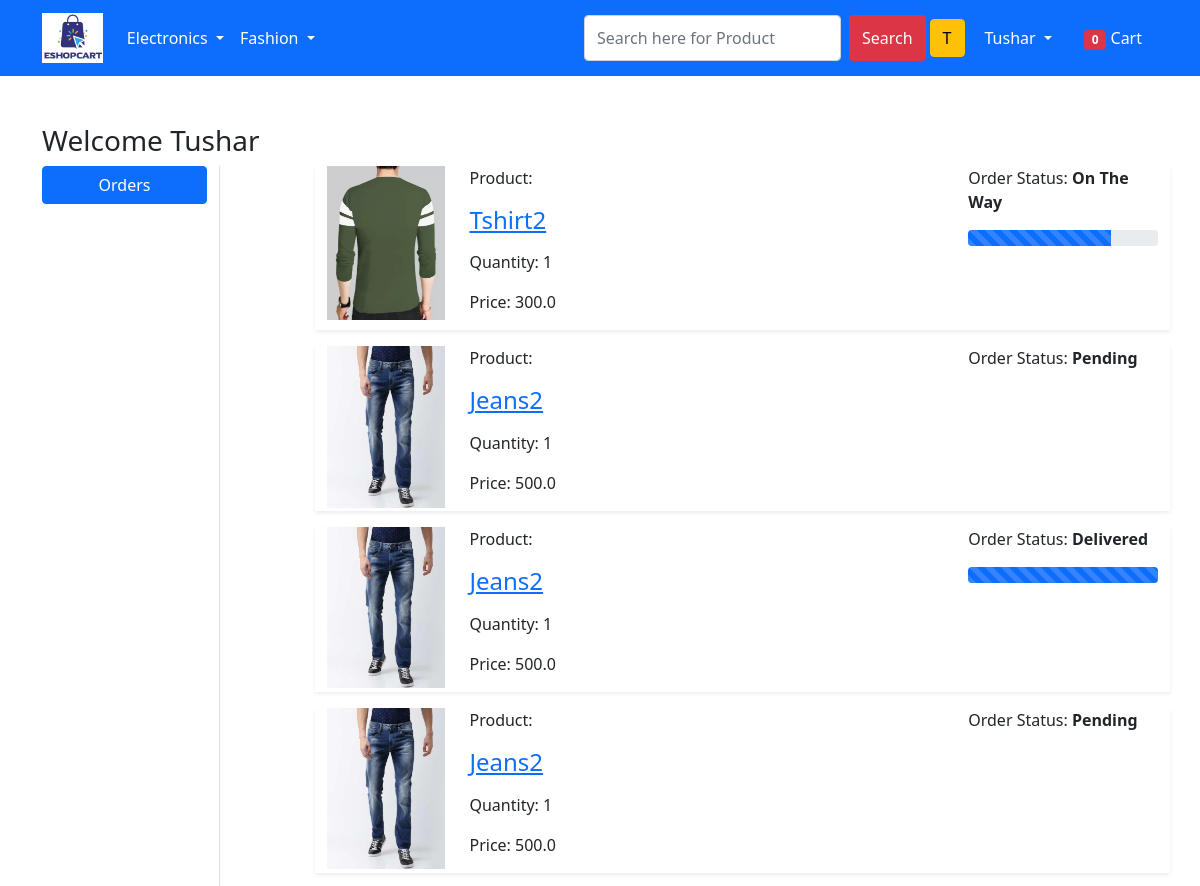
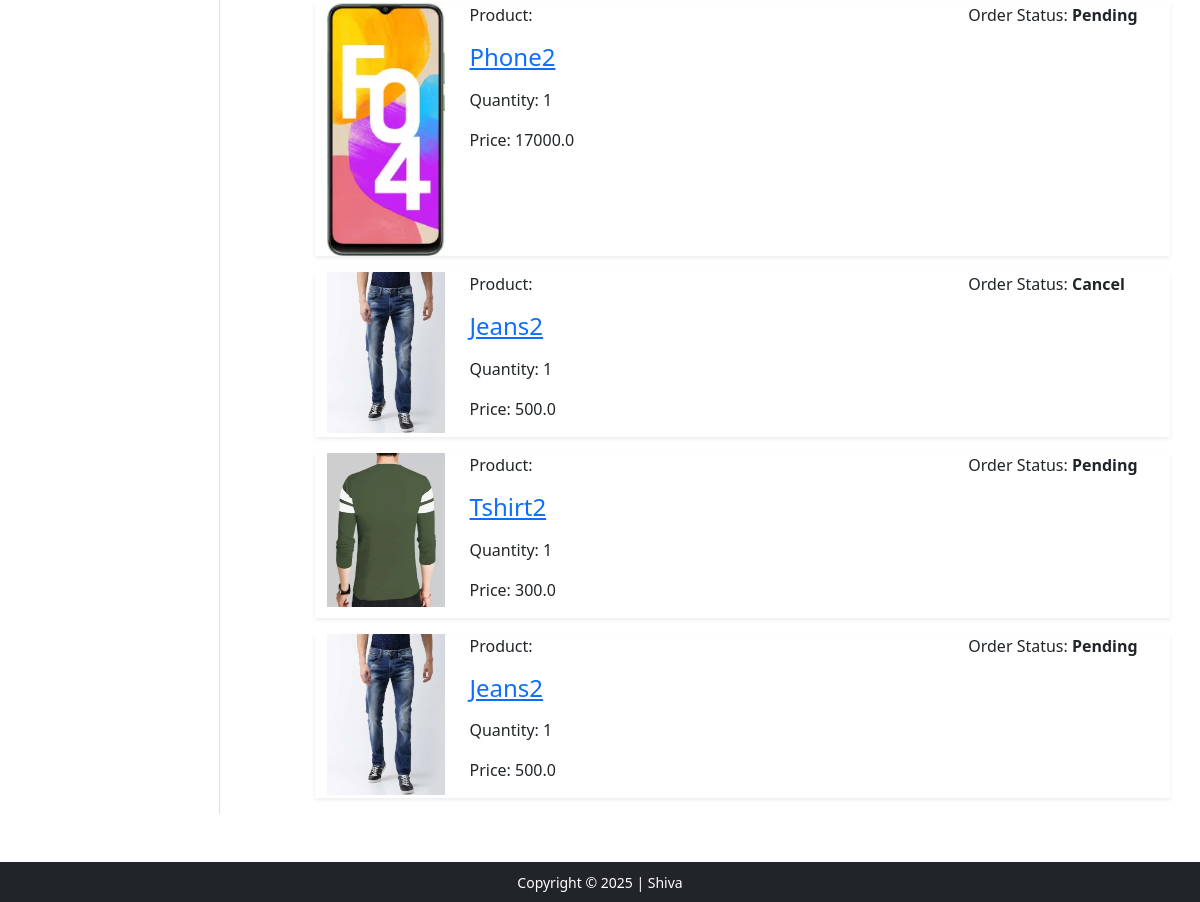
The page /orders/ (signed in) on the database its author committed (2 pictures, top to bottom).
### app/models.py (models this page shows, shortened)
class OrderPlaced(models.Model):
    user=models.ForeignKey(User, on_delete=models.CASCADE)
    customer=models.ForeignKey(Customer, on_delete=models.CASCADE)
    product=models.ForeignKey(Product, on_delete=models.CASCADE)
    quantity=models.PositiveBigIntegerField(default=1)
    ordered_date=models.DateField(auto_now_add=True)
    status=models.CharField(max_length=54,choices=STATUS_CHOICES,default='Pending')
    @property
    def total_cost(self):
        return self.quantity * self.product.discounted_price

class Product(models.Model):
    title=models.CharField(max_length=256)
    selling_price=models.FloatField()
    discounted_price=models.FloatField()
    description=models.TextField(max_length=1000)
    brand=models.CharField(max_length=50)
    category=models.CharField(max_length=2,choices=CATEGORY_CHOICES)
    product_image=models.ImageField(upload_to='productsimg')

### app/views.py (the view)
# urls.py: path('orders/', views.orders, name='orders'),
@login_required
def orders(request):
 total_item=0
 order_placed=OrderPlaced.objects.filter(user=request.user)
 if request.user.is_authenticated:
        total_item=len(Cart.objects.filter(user=request.user))
 return render(request, 'app/orders.html',{'order_placed':order_placed,'total_item':total_item})

### app/templates/app/orders.html (shortened to what this page needs)
{% extends 'app/base.html' %} {% load static %}  {% block main-content %}
<div class="container my-5">
  <div class="row">
    <h3>Welcome <span class="text-capitalize">{{request.user}}</span></h3>
    <div class="col-sm-2 border-end">
      <ul class="list-unstyled">
        <li class="d-grid">
          <a href="{% url 'orders' %}" class="btn btn-primary">Orders</a>
        </li>
      </ul>
    </div>
    <div class="col-sm-9 offset-sm-1">
      {% for op in order_placed %}
      <div class="row shadow-sm mb-3">
        <div class="col-sm-2">
          <img
            src="{{op.product.product_image.url}}"
            alt=""
            class="img-fluid"
            height="140"
            width="140"
          />
        </div>
        <div class="col-sm-7">
          <p>Product: <h4><a href="{% url 'product-detail' op.product.id %}">{{op.product.title}}</a></h4></p>
          <p>Quantity: {{op.quantity}}</p>
          <p>Price: {{op.total_cost}}</p>
        </div>
        <div class="col-sm-3">
          <p >Order Status: <strong>{{op.status}}</strong></p>
          {% if op.status == "Accepted" %}
          <div
            class="progress"
            role="progressbar"
            aria-label="Animated striped example"
            aria-valuenow="75"
            aria-valuemin="0"
            aria-valuemax="100"
          >
            <div
              class="progress-bar progress-bar-striped progress-bar-animated"
              style="width: 25%"
            ></div>
          </div>
          {% elif op.status == "On The Way" %}
          <div
            class="progress"
            role="progressbar"
            aria-label="Animated striped example"
            aria-valuenow="75"
            aria-valuemin="0"
            aria-valuemax="100"
          >
            <div
              class="progress-bar progress-bar-striped progress-bar-animated"
              style="width: 75%"
            ></div>
          </div>
          {% elif op.status == "Delivered" %}
          <div
            class="progress"
            role="progressbar"
            aria-label="Animated striped example"
            aria-valuenow="75"
            aria-valuemin="0"
            aria-valuemax="100"
          >
            <div
              class="progress-bar progress-bar-striped progress-bar-animated"
              style="width: 100%"
            ></div>
          </div>
          {% endif %}
        </div>
      </div>
      {% endfor %}
    </div>
  </div>
</div>
{% endblock main-content %}

### app/templates/app/base.html (shortened to what this page needs)
<!DOCTYPE html>
{% load static %}
<html lang="en">
  <head>
    <link
      href="https://cdn.jsdelivr.net/npm/bootstrap@5.0.0-beta1/dist/css/bootstrap.min.css"
      rel="stylesheet"
    />
    <link rel="stylesheet" href="{% static 'app/css/owl.carousel.min.css' %}" />
    <link rel="stylesheet" href="{% static 'app/css/all.min.css' %}" />
    <link rel="stylesheet" href="{% static 'app/css/style.css' %}" />
  </head>
  <body>
    <nav class="navbar navbar-expand-lg navbar-dark bg-primary">
      <div class="container">
        <a class="navbar-brand" href="/"><img style="height:50px;" src="{% static 'app/images/logo.jpg' %}" alt=""></a>
        <div class="collapse navbar-collapse" id="navbarSupportedContent">
          <ul class="navbar-nav me-auto mb-2 mb-lg-0">
            <li class="nav-item dropdown">
              <a
                class="nav-link dropdown-toggle text-white"
                href="#"
                id="electronicsDropdown"
                role="button"
                data-bs-toggle="dropdown"
                aria-expanded="false"
              >
                Electronics
              </a>
            </li>
            <li class="nav-item dropdown">
              <a
                class="nav-link dropdown-toggle text-white"
                href="#"
                id="fashionDropdown"
                role="button"
                data-bs-toggle="dropdown"
                aria-expanded="false"
              >
                Fashion
              </a>
            </li>
          </ul>
          <form class="d-flex" method="get" action="/search">
            <input
              class="form-control me-2"
              type="search"
              placeholder="Search here for Product"
              aria-label="Search"
              name="query"
              id="query"
            />
            <div class="d-flex">
              <button class="btn btn-danger">Search</button>
              {% if request.user.is_authenticated %}
              <a href="{% url 'profile' %}" class="btn btn-warning m-1">
                <span class="text-capitalize"
                  >{{ request.user.username|first }}</span
                >
              </a>
              {% endif %}
            </div>
          </form>
          <div>
            <ul class="navbar-nav me-auto mb-2 mb-lg-0">
              {% if request.user.is_authenticated %}
              <li class="nav-item dropdown mx-2">
                <a
                  class="nav-link dropdown-toggle text-white"
                  href="#"
                  id="profileDropdown"
                  role="button"
                  data-bs-toggle="dropdown"
                  aria-expanded="false"
                >
                  <span class="text-capitalize">{{request.user}}</span>
                </a>
              </li>
              <li class="nav-item mx-2">
                <a href="{% url 'show_cart' %}" class="nav-link text-white"
                  ><span class="badge bg-danger" id="total_item"
                    >{{total_item}}</span
                  >
                  Cart
                </a>
              </li>
              {% endif %}
            </ul>
          </div>
        </div>
      </div>
    </nav>
     {% block main-content %} {% endblock main-content %}
    <footer class="container-fluid bg-dark text-center p-2 mt-5">
      <small class="text-white">Copyright &copy; 2025 | Shiva </small>
    </footer>
  </body>
</html>

### rows shown on the page
OrderPlaced: product.product_image (picture), product "Tshirt2", quantity "1", total_cost "300.0", status "On The Way"
OrderPlaced: product.product_image (picture), product "Jeans2", quantity "1", total_cost "500.0", status "Pending"
OrderPlaced: product.product_image (picture), product "Jeans2", quantity "1", total_cost "500.0", status "Delivered"
OrderPlaced: product.product_image (picture), product "Jeans2", quantity "1", total_cost "500.0", status "Pending"
OrderPlaced: product.product_image (picture), product "Phone2", quantity "1", total_cost "17000.0", status "Pending"
OrderPlaced: product.product_image (picture), product "Jeans2", quantity "1", total_cost "500.0", status "Cancel"
OrderPlaced: product.product_image (picture), product "Tshirt2", quantity "1", total_cost "300.0", status "Pending"
OrderPlaced: product.product_image (picture), product "Jeans2", quantity "1", total_cost "500.0", status "Pending"

### other values the page prints
{{ request.user.username|first }} "T"
{{ request.user }} "Tushar"
{{ total_item }} "0"
